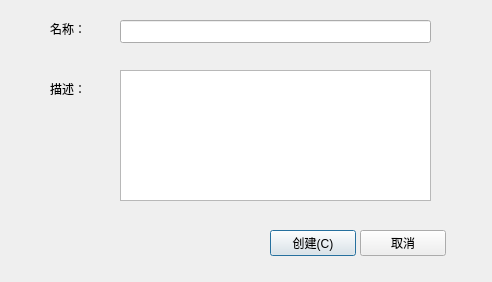
<?xml version="1.0" encoding="UTF-8"?>
<ui version="4.0">
 <class>Dialog</class>
 <widget class="QDialog" name="Dialog">
  <property name="geometry">
   <rect>
    <x>0</x>
    <y>0</y>
    <width>492</width>
    <height>282</height>
   </rect>
  </property>
  <property name="windowTitle">
   <string>Dialog</string>
  </property>
  <widget class="QPushButton" name="newButton">
   <property name="geometry">
    <rect>
     <x>270</x>
     <y>230</y>
     <width>86</width>
     <height>26</height>
    </rect>
   </property>
   <property name="text">
    <string>创建(C)</string>
   </property>
  </widget>
  <widget class="QPushButton" name="cancelButton">
   <property name="geometry">
    <rect>
     <x>360</x>
     <y>230</y>
     <width>86</width>
     <height>26</height>
    </rect>
   </property>
   <property name="text">
    <string>取消</string>
   </property>
  </widget>
  <widget class="QLineEdit" name="nameEdit">
   <property name="geometry">
    <rect>
     <x>120</x>
     <y>20</y>
     <width>311</width>
     <height>23</height>
    </rect>
   </property>
  </widget>
  <widget class="QLabel" name="name">
   <property name="geometry">
    <rect>
     <x>50</x>
     <y>20</y>
     <width>51</width>
     <height>18</height>
    </rect>
   </property>
   <property name="text">
    <string>名称：</string>
   </property>
  </widget>
  <widget class="QLabel" name="description">
   <property name="geometry">
    <rect>
     <x>50</x>
     <y>80</y>
     <width>51</width>
     <height>18</height>
    </rect>
   </property>
   <property name="text">
    <string>描述：</string>
   </property>
  </widget>
  <widget class="QTextEdit" name="descriptionEdit">
   <property name="geometry">
    <rect>
     <x>120</x>
     <y>70</y>
     <width>311</width>
     <height>131</height>
    </rect>
   </property>
  </widget>
 </widget>
 <resources/>
 <connections/>
</ui>
